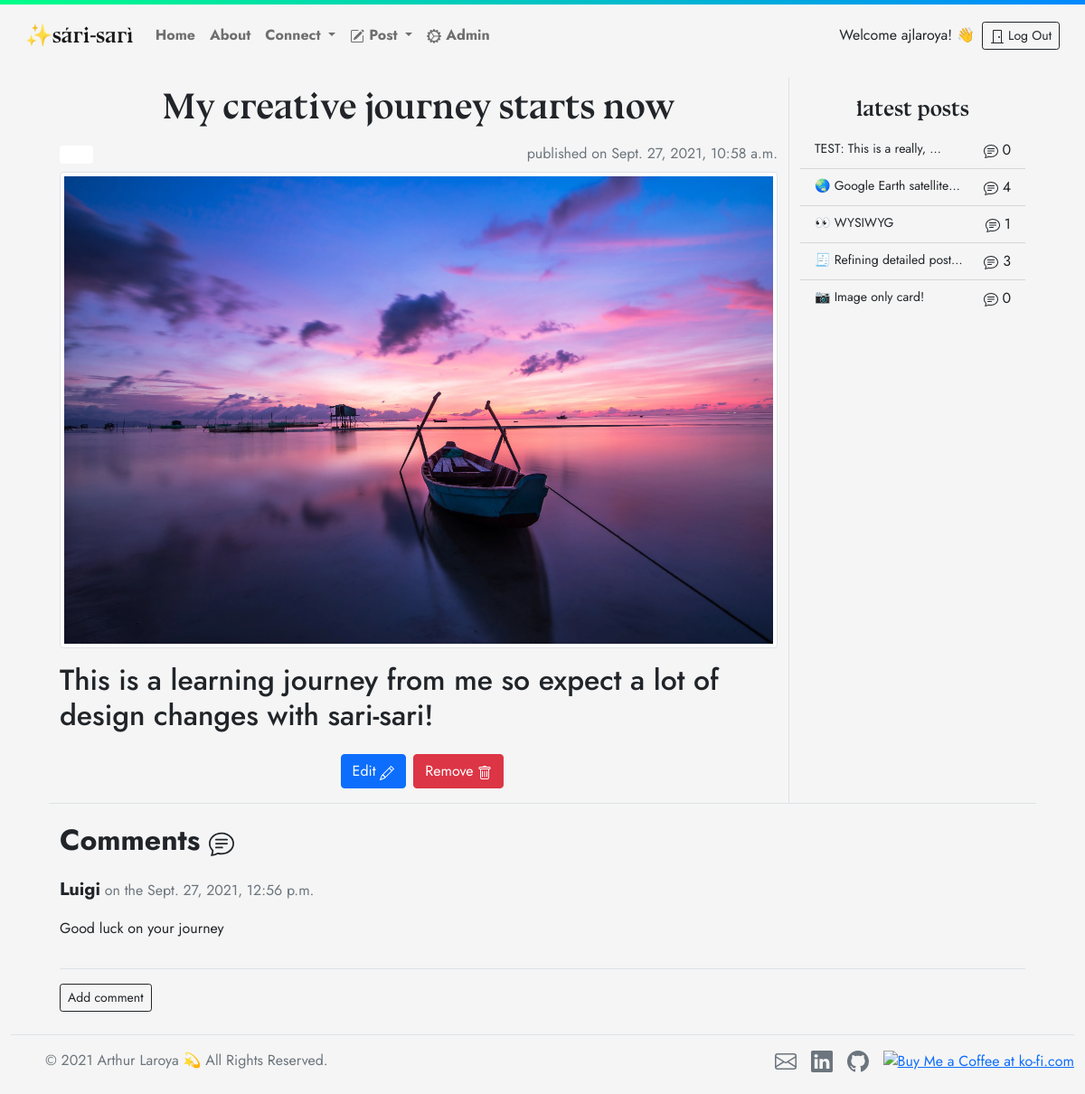
The app's page /post/9 (signed in) with its own data.
### blog/models.py (models this page shows, shortened)
class Post(models.Model):
    author = models.ForeignKey('auth.User',on_delete=models.CASCADE) # authorised user
    title = models.CharField(max_length=200)
    text = models.TextField(blank=True)
    created_date = models.DateTimeField(default=timezone.now)
    published_date = models.DateTimeField(blank=True,null=True)
    tag = models.ManyToManyField(Tag, help_text='Hold ctrl to pick multiple tags!')
    image = models.ImageField(upload_to='images',blank=True)
    like = models.IntegerField(blank=True,null=True)
    def approve_comments(self):
        return self.comments.filter(approved_comment=True)
    def __str__(self):
        return self.title

class Comment(models.Model):
    post = models.ForeignKey('blog.Post',related_name='comments',on_delete=models.CASCADE) # comment connected to post
    author = models.CharField(max_length=100)
    text = models.TextField()
    created_date = models.DateTimeField(default=timezone.now)
    approved_comment = models.BooleanField(default=False)

### blog/views.py (the view)
# urls.py: re_path(r'^post/(?P<pk>\d+)$',views.PostDetailView.as_view(),name='post_detail'),
class PostDetailView(DetailView):
    model = Post
    def get_context_data(self, **kwargs):
        context = super().get_context_data(**kwargs)
        context['detailed'] = Post.objects.filter(published_date__lte=timezone.now()).order_by('-published_date')[:5]
        return context

### blog/models.py (called while the page is built)
    def __str__(self):
        return self.name

### blog/templates/blog/post_detail.html (shortened to what this page needs)
{% extends 'blog/base.html' %}
{% block content %}
<div class="container pt-2">
  <div class="row">
    <div class="col border-end">
      <h1 class="brand py-2 text-center">{{ post.title }}</h1>
      <div class="d-flex justify-content-between pb-2">
        <div>
          {% for tag in post.tag.all %}
          <span class="badge" style="background-color:{{ tag.colour }};">{{ tag }}</span>
          {% endfor %}
        </div>
        {% if post.published_date %}
        <div class="text-muted">
          published on {{ post.published_date }}
        </div>
        {% endif %}
      </div>
      <div>
        {% if post.image %}
        <figure class="figure">
          <img class="img-fluid img-thumbnail" src="{{ post.image.url }}" alt="user image">
        </figure>
        {% endif %}
        <div>
          {{ post.text|safe|linebreaksbr}}
        </div>
        <div class="d-flex justify-content-center p-3">
          {% if user.is_authenticated %}
            <a class="btn btn-primary mx-2" href="{% url 'post_edit' pk=post.pk %}">Edit
            </a>
            <a class="btn btn-danger" data-bs-toggle="modal" data-bs-target="#removeModal">Remove
            </a>
          {% endif %}
        </div>
      </div>
    </div>
    <div class="col-md-3 pt-3">
      <ol class="list-group list-group-flush sticky-top">
        <span class="brand text-center fs-4 pb-2">latest posts</span>
        {% for post in detailed %}
        {% url 'post_detail' pk=post.pk as detail_url %}
        <li class="list-group-item list-group-item-action d-flex justify-content-between align-items-start {% if request.path == detail_url %}active{% endif %}">
          <small class="me-auto text-truncate">
            <em></em>{{ post.title|truncatechars:25 }}<a class="stretched-link" aria-label="read" href="{% url 'post_detail' pk=post.pk %}"></a>
          </small>
          <div class="">
             {{ post.approve_comments.count }}
          </div>
        </li>
        {% endfor %}
      </ol>
    </div>
  </div>
</div>
<div class="container border-top">
  <p class="fs-2 fw-bold pt-3">Comments </p>
  {% for comment in post.comments.all %}
  {% if user.is_authenticated or comment.approved_comment %}
  <span class="fs-5 fw-bold pt-3">{{ comment.author }}</span>
    <span class="text-muted">on the {{ comment.created_date }}</span>
    <div class="border-bottom pb-3">
      <p>{{ comment.text|safe|linebreaks}}</p>
    </div>
    {% else %}
    <p class="mt-3"><em>A comment is awaiting approval</em></p>
    {% endif %}
    {% empty %}
    <p>No comments</p>
  {% endfor %}
  <a class="btn btn-outline-dark btn-sm my-3" href="{% url 'add_comment_to_post' pk=post.pk %}">Add comment</a>
</div>
{% endblock %}

### blog/templates/blog/base.html (shortened to what this page needs)
<!DOCTYPE html>
{% load static %}
<html lang="en" dir="ltr" style="height:100%;">
  <head>
    <link href="https://cdn.jsdelivr.net/npm/bootstrap@5.1.1/dist/css/bootstrap.min.css" rel="stylesheet">
    <link rel="stylesheet" href="{% static 'css/blog.css' %}">
  </head>
  <body class="d-flex flex-column h-100">
    <div class="loader"></div>
    <nav class="navbar navbar-expand-md navbar-light p-3">
      <div class="container-fluid">
        <a class="navbar-brand brand fs-4" href="{% url 'post_list' %}">✨sári-sarì</a>
        <div class="collapse navbar-collapse justify-content-md-center" id="navbarSupportedContent">
          <ul class="navbar-nav me-auto mb-2 mb-lg-0 fw-bold">
            <li class="nav-item">
              {% url 'post_list' as url %}
              <a class="nav-link {% if request.path == url %}active{% endif %}" href="{% url 'post_list' %}">
                Home</a>
            </li>
            {% url 'about' as url %}
            <li class="nav-item">
              <a class="nav-link {% if request.path == url %}active{% endif %}" href="{% url 'about' %}">
                 About</a>
            </li>
            <li class="nav-item dropdown">
              <a class="nav-link dropdown-toggle" href="#" role="button" data-bs-toggle="dropdown">
                Connect
              </a>
            </li>
            {% url 'post_new' as posturl %}
            {% url 'post_draft' as drafturl %}
            <li class="nav-item dropdown">
              <a class="nav-link dropdown-toggle {% if request.path == posturl or request.path == drafturl %}active{% endif %}" href="#" id="navbarDropdown" role="button" data-bs-toggle="dropdown">
                 Post
              </a>
            </li>
            <li class="nav-item">
              {% if user.is_authenticated %}
              <a class="nav-link" href="{% url 'admin:index' %}">
                 Admin</a>
              {% endif %}
            </li>
          </ul>
          <div class="d-flex justify-content-end align-items-center">
            {% if user.is_authenticated %}
            <span class="nav-item p-2">Welcome {{user.username}}! 👋</span>
            <a class="nav-item btn btn-outline-dark btn-sm" href="{% url 'logout' %}">
              <svg xmlns="http://www.w3.org/2000/svg" width="16" height="16" fill="currentColor" class="bi bi-door-closed" viewBox="0 0 16 16">
                <path d="M3 2a1 1 0 0 1 1-1h8a1 1 0 0 1 1 1v13h1.5a.5.5 0 0 1 0 1h-13a.5.5 0 0 1 0-1H3V2zm1 13h8V2H4v13z"/>
                <path d="M9 9a1 1 0 1 0 2 0 1 1 0 0 0-2 0z"/>
              </svg> Log Out
            </a>
            {% endif %}
          </div>
        </div>
      </div>
    </nav>
    <main class="flex-grow-1">
      <div class="container px-4">
        {% block content %}
        {% endblock %}
      </div>
    </main>
    <div class="container-fluid">
      <footer class="d-flex flex-wrap justify-content-between align-items-center py-3 my-2 border-top">
        <div class="col-md-4 d-flex align-items-center">
          <a href="/" class="mb-3 me-2 mb-md-0 text-muted text-decoration-none lh-1">
            <svg class="bi" width="30" height="24"><use xlink:href="#bootstrap"/></svg>
          </a>
          <span class="text-muted">&copy; 2021 Arthur Laroya 💫 All Rights Reserved.</span>
        </div>
        <ul class="nav col-md-4 justify-content-end list-unstyled d-flex">
          <li class="ms-3"><a href="mailto:arthur.j.laroya@gmail.com" class="link-secondary">
          </a></li>
          <li class="ms-3"><a href="https://www.linkedin.com/in/arthurlaroya/" class="link-secondary">
          </a></li>
          <li class="ms-3"><a href="https://github.com/ajlaroya" class="link-secondary">
          </a></li>
          <li class="ms-3">
            <a href='https://ko-fi.com/C0C06DLW9' target='_blank' rel="noreferrer"><img height="30" src='https://cdn.ko-fi.com/cdn/kofi3.png?v=3' border='0' alt='Buy Me a Coffee at ko-fi.com' /></a>
          </li>
        </ul>
      </footer>
    </div>
  </body>
</html>

### blog/static/css/blog.css (style rules this page uses)
body { -ms-overflow-style: none; scrollbar-width: none; overflow-y: scroll; font-family: 'Jost', sans-serif; background: #F5F5F5; }
footer { background-color: #F5F5F5; }
.list-group-item { background-color: #F5F5F5; }
.brand { font-family: 'bluu_nextbold', serif; }
.loader { height:5px; position:absolute; left:0; right:0; top:0; bottom:0; filter:hue-rotate(0deg); background:linear-gradient(45deg,#0f8,#08f); animation:hue 10000ms infinite linear; }

### records on screen
Post: title "My creative journey starts now", published_date "Sept. 27, 2021, 10:58 a.m.", image (picture), text "This is a learning journey from me so expect a lot of design changes with sari-sari!"
Post: title "TEST: This is a really, …", approve_comments.count "0"
Post: title "🌏 Google Earth satellite…", approve_comments.count "4"
Post: title "👀 WYSIWYG", approve_comments.count "1"
Post: title "🧾 Refining detailed post…", approve_comments.count "3"
Post: title "📷 Image only card!", approve_comments.count "0"
Comment: author "Luigi", created_date "Sept. 27, 2021, 12:56 p.m.", text "Good luck on your journey"

### other values on screen
{{ user.username }} "ajlaroya"
